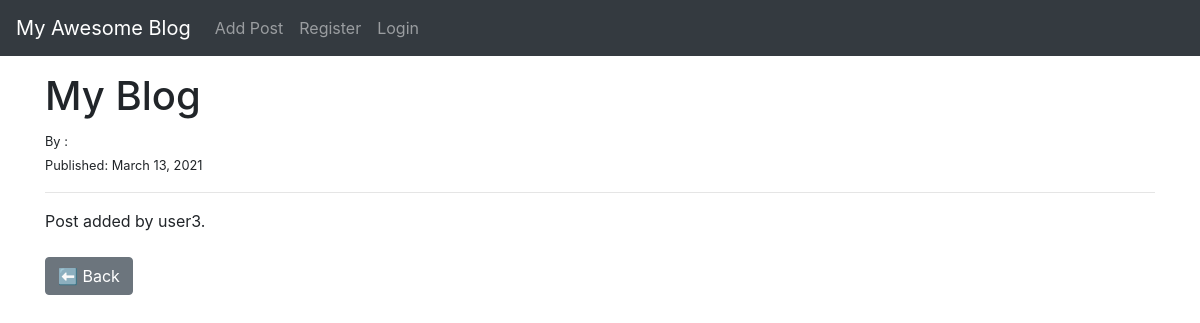
Page /post/9 on the committed database.
### theblog/models.py (models this page shows, shortened)
class Post(models.Model):
    title = models.CharField(max_length=255)
    author = models.ForeignKey(User, on_delete=models.CASCADE)
    body = models.TextField()
    post_date = models.DateField(auto_now_add=True)

### theblog/views.py (the view)
# urls.py: path('post/<int:pk>', post_detail_view, name='post-detail'),
def post_detail_view(request, pk):
    post = Post.objects.get(id=pk)
    context = {'post': post}
    return render(request, 'post_detail.html', context)

### theblog/templates/post_detail.html (shortened to what this page needs)
{% extends 'base.html' %}
{% block content %}
<h1>{{post.title}}</h1>
<small>By : {{post.author.first_name}} {{post.author.last_name}}</small><br>
<small>Published: {{post.post_date}}</small>
<br>
<hr>
{{post.body}}
<br> <br>
<a href="{% url 'home' %}"><button class="btn btn-secondary">⬅ Back</button></a>
{% endblock %}

### rows in the picture
Post: title "My Blog", post_date "March 13, 2021", body "Post added by user3."
